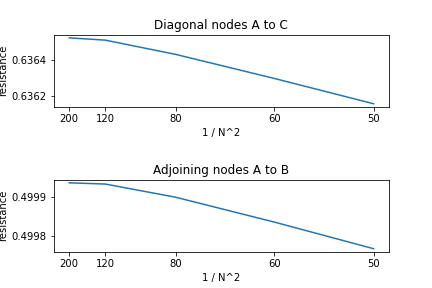

Generate this figure with Python:
# -*- coding: utf-8 -*-

"""
Q7.2 Plots of resistance against 1/N^2
"""

import matplotlib.pyplot as plt
from numpy import zeros, fabs
import time

def sweep (v, p, q, r, s):
    for i in range (1, len(v) - 1):
        for j in range (1, len(v) - 1):
            c = 0.0
            if i==p and j==q: c = 1.0
            if i==r and j==s: c = -1.0
            v[i, j] = 0.25*(v[i - 1, j] + v[i + 1, j] + v[i, j - 1] + v[i, j + 1] + c)

def calc_dv(N, p, q, r, s):
    """
    Calculate voltage between nodes (p, q) and (r, s)
    in an NxN square lattice.
    """

    v = zeros ((N, N), float)
    dv = 1.0e10
    lastdv = 0
    count = 0
    while (fabs(dv - lastdv) > 1.0e-7 * fabs(dv)):
        lastdv = dv
        sweep (v, p, q, r, s)
        dv = v[p, q] - v[r, s]
        count += 1
        
    #print(" (" + str(p) + ", " + str(q) + ") to (" + str(r) + ", " + str(s) + ") N=" + str(N) + " dv=" + str(dv) + " (count " + str(count) + ")")
    return dv

def plot_graph(dx, dy):      
    """
    Setting N up to 500 makes the program take 20 minutes to run
    """  
    #Nlist = [5, 10, 15, 20, 50, 100, 500]
    #Nlist = [50, 100, 150, 200]
    #Nlist = [50, 60, 80, 120, 500] 
    Nlist = [50, 60, 80, 120, 200] # this takes 4 minutes
    #Nlist = [50, 60, 80, 120] # temp
    mlist = []
    dvlist = []
    
    for N in Nlist:
        # Choose two nodes at centre of lattice
        p = q = int((N - 1)/2)
        r = p + dx
        s = q + dy
        m = 1 / (N*N)
        #m = N
        
        # monitor time taken for NxN lattice
        start = time.time()
        
        dv = calc_dv(N, p, q, r, s)
        
        t = time.time() - start
        mlist.append(m)
        dvlist.append(dv)
        print ("N=" + str(N) + " m=" + str(round(m, 6)) + " dv=" + str(dv) + " (time: " + str(round(t, 1)) + "s)")
        
    print (mlist)
    print (dvlist)
    plt.plot(mlist, dvlist)
    plt.xticks(mlist, Nlist)
    plt.xlabel('1 / N^2')
    plt.ylabel('resistance')
    
t0 = time.time()

# Diagonal nodes A(x, y) to C(x+1, y+1)  
# dv settles at around 0.6365
print('Plotting diagonal nodes')
plt.subplot(2, 1, 1)
plot_graph(1, 1)  
plt.title('Diagonal nodes A to C')

# Adjoining nodes A(x, y) to B(x+1, y)  
# dv settles at around 0.5000
print('Plotting adjoining nodes')
plt.subplot(2, 1, 2)
plot_graph(1, 0) 
plt.title('Adjoining nodes A to B')

plt.subplots_adjust(hspace = 1.0)

plt.savefig('network2.png')
t1 = time.time() - t0
print('Total time elapsed: ' + str(round(t1, 1)) + ' seconds')

